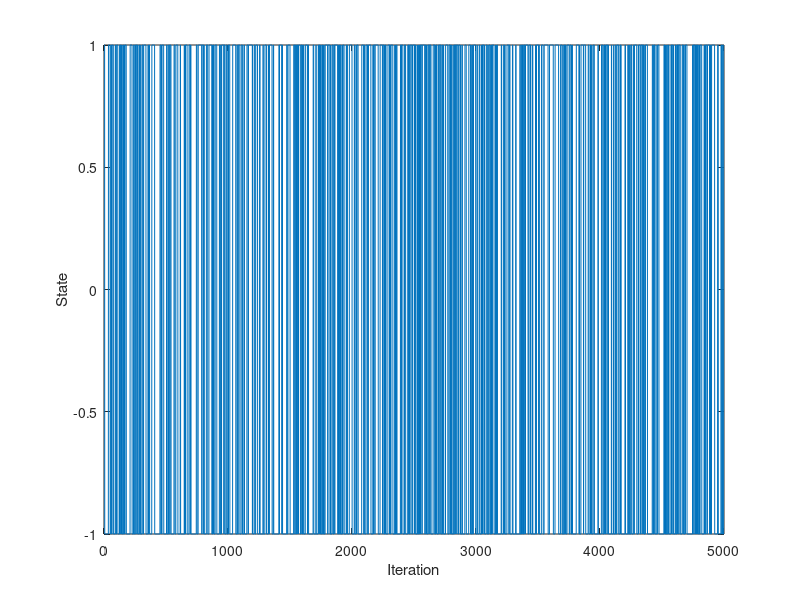

The MATLAB script that drew this image: (Note: this script raises an error after producing the figure.)
%
% Time series analysis
% Computer exercise 3  
%
%
clear; 
close all;
% addpath('functions', '/data')     % Add this line to update the path
addpath('../functions', '../data')     % Add this line to update the path (Hanna)

%% Prep 1 - Kalman

% The Kalman filter

% Simulate N samples of a process to test our code
N = 1000;
A_sim = [1 -1.79 0.84];
e = 0.1*randn(N,1);
y = filter(A_sim, 1, e); % y is our simulated data (tested via pzmap that we got the poles in the right places)

% Define the state space equations
A = eye(2);
Re = [1e-6 0; 0 1e-6]; % State covariance matrix (We suspect zero values for parameters that don't change over time)
Rw = 0; % Observation variance, we think 0 for simulated data

% Set some initial values
xt_t1 = [0 0]'; % Initial state values: m0, expected value of x1 (WE CHANGED FROM xtt_1)
Rxx_1 = 10 * eye(2); % Initial state variance: Var X1, large V0 --> small trust in initial values

% Vectors to store values in
Xsave = zeros(2,N); % Stored states: For an AR(2) we have two hidden states, a1 and a2
ehat = zeros(1,N); % Prediction residual
yt1 = zeros(1,N); % One step prediction
yt2 = zeros(1,N); % Two step prediction

% The filter uses data up to time t-1 to predict value at t, then update
% using the prediction error. We start from t = 3, because we don't have
% the y values for t-3. We also stop at N - 2 as we don't have the true
% y-values for e.g. N + 1. 

for t=3:N-2
    Ct = [-y(t-1) -y(t-2)]; % C_{t | t-1}
    yhat(t) = Ct * xt_t1; % y_t{t | t-1}
    ehat(t) = y(t) - yhat(t); % e_t = y_t - y_{t | t-1}

    % Update
    Ryy = Ct * Rxx_1 * Ct' + Rw; % R^{yy}_{t | t-1}
    Kt = Rxx_1 * Ct' / Ryy; % K_t = Rxx{t| t-1} * Ct' * Ryy{t | t-1}
    xt_t = xt_t1 + Kt*ehat(t); %x_{t | t}
    Rxx = Rxx_1 - Kt * Ct * Rxx_1; % R^{xx}_{t | t}

    % Predict the next state
    xt_t1 = A * xt_t; % x_{t+1 | t}, don't forget to add B and U if needed
    Rxx_1 = A * Rxx * A' + Re; % R^{xx}_{t+1 | t}

    Xsave(:,t) = xt_t;

end

%% Prep 2 - Markov chain
clc;
close all;

% Simulate u_t where u_t is a Markov chain

% Define transition probabilities
p11 = 7/8;
p22 = 7/8;
p12 = 1/8;
p21 = 1/8; 

% Set number of interations
n = 5000;

% Preallocate a vector to store the states of the chain
u = zeros(1,n);

%Initialize state of the chain
state = 1;

% Simulate the chain
for t = 1:n
    u(t) = state; 

    % Draw a random number 
    r = rand();

    % Given state 1, transition to state 1 with prob p11
    % Given state 1, transition to state 2 with prob p12
    if state == 1 && r < p11
        state = 1; 
    elseif state == 1 && r >= p11
        state = -1;

    % Given state 2, transition to state 1 with prob p21
    % Given state 2, transition to state 2 with prob p22
    elseif state == -1 && r < p21
        state = 1;
    elseif state == -1 && r >= p21
        state = -1;

    end
end

% Plot state of chain at each iteration
plot(u)
xlabel('Iteration')
ylabel('State')

%% 2.1.1 Recursive least squares

load tar2.dat %AR(2) with one time-dependent param and one constant

load thx.dat %The correct parameter trajectories

figure(1);
subplot(211);
plot(tar2)
subplot(212);
plot(thx);


%% 2.1.2 Recursive estimation of A(z)
clc; 
close all; 


X = recursiveAR(2); %Already implemented algorithm recursive AR
X.ForgettingFactor = 1; %Setting values for parts of the algo, lambda here
X.InitialA = [1 0 0]; %Initial values of A here

for kk=1:length(tar2)
    [Aest(kk,:), yhat(kk)] = step(X, tar2(kk));
end

%Testing different values for lamdba and plotting the result -- lambda 0.9
%seems to be the best, but very volatile estimate. 

%Question: Why do we get a lower value with lambda 1 than what we should
%expect? 
figure(1);
subplot(211);
plot(Aest(:,2:3))
subplot(212);
plot(thx);

%% 2.1.3 Finding optimal lambda via least squares
clc; 
close all;

n = 100;
lambda_line = linspace(0.85,1,n); %Creating a row vector of n different lambdas between 0.85 and 1
ls2 = zeros(n,1); %Initial ls estimator
yhat = zeros(n,1); %Storage for yhat

for i = 1:length(lambda_line) %Re-run the algorithm for all different lambda estimates
    reset(X);
    X.ForgettingFactor = lambda_line(i);
    X.InitialA = [1 0 0];
    for kk = 1:length(tar2)
        [~, yhat(kk)] = step(X,tar2(kk)); 
    end
    ls2(i) = sum((tar2-yhat).^2); %Saving the least square term for each lambda

end

plot(lambda_line,ls2) %The best lambda will have the lowest ls2 value
[minls2, minindex] = min(ls2);
minlambda = lambda_line(minindex)

%% 2.2 Kalman filtering of time series
clc; 
close all;

% The Kalman filter
N = length(tar2);
y = tar2;

% Define the state space equations
A = eye(2);
Re = [0.004 0; 0 0]; % State covariance matrix (zero values for parameters that don't change over time)
Rw = 1.25; % Observation variance, we think 0 for simulated data

% Set some initial values
xt_t1 = [0 0]'; % Initial state values: m0, expected value of x1 (WE CHANGED FROM xtt_1)
Rxx_1 = 10 * eye(2); % Initial state variance: Var X1, large V0 --> small trust in initial values

% Vectors to store values in
Xsave = zeros(2,N); % Stored states: For an AR(2) we have two hidden states, a1 and a2
ehat = zeros(1,N); % Prediction residual
yt1 = zeros(1,N); % One step prediction
yt2 = zeros(1,N); % Two step prediction

% The filter uses data up to time t-1 to predict value at t, then update
% using the prediction error. We start from t = 3, because we don't have
% the y values for t-3. We also stop at N - 2 as we don't have the true
% y-values for e.g. N + 1. 

for t=3:N %Note that we're not using N-2 here. Why? 
    Ct = [-y(t-1) -y(t-2)]; % C_{t | t-1}
    yhat(t) = Ct * xt_t1; % y_t{t | t-1}
    ehat(t) = y(t) - yhat(t); % e_t = y_t - y_{t | t-1}

    % Update
    Ryy = Ct * Rxx_1 * Ct' + Rw; % R^{yy}_{t | t-1}
    Kt = Rxx_1 * Ct' / Ryy; % K_t = Rxx{t| t-1} * Ct' * Ryy{t | t-1}
    xt_t = xt_t1 + Kt*ehat(t); %x_{t | t}
    Rxx = Rxx_1 - Kt * Ct * Rxx_1; % R^{xx}_{t | t}

    % Predict the next state
    xt_t1 = A * xt_t; % x_{t+1 | t}, don't forget to add B and U if needed
    Rxx_1 = A * Rxx * A' + Re; % R^{xx}_{t+1 | t}

    Xsave(:,t) = xt_t;

end

figure(1);
subplot(211);
plot(Xsave')
subplot(212);
plot(thx);

%% 2.3 Using Kalman filter for 2-step prediction
close all;

% Simulating data
rng(0);
N = 10000;
ee = 0.1*randn(N,1);
A0 = [1 -0.8 0.2];
y = filter(1, A0, ee);

% Define the state space equations.
A = eye(2);
Re = [1e-7 0; 0 1e-7];
Rw = 0.1; %We got a better predictions with Rw = 1 and 10. 

% Set some initial values
xt_t1 = [0 0]'; % Initial state values: m0, expected value of x1 (WE CHANGED FROM xtt_1)
Rxx_1 = 10 * eye(2); % Initial state variance: Var X1, large V0 --> small trust in initial values

% Vectors to store values in
Xsave = zeros(2,N); % Stored states: For an AR(2) we have two hidden states, a1 and a2
ehat = zeros(1,N); % Prediction residual
yt1 = zeros(1,N); % One step prediction
yt2 = zeros(1,N); % Two step prediction

% The filter uses data up to time t-1 to predict value at t, then update
% using the prediction error. We start from t = 3, because we don't have
% the y values for t-3. We also stop at N - 2 as we don't have the true
% y-values for e.g. N + 1. 

for t=3:N-2 %Why N-2 and not -1?
    Ct = [-y(t-1) -y(t-2)]; % C_{t | t-1}
    yhat(t) = Ct * xt_t1; % y_t{t | t-1}
    ehat(t) = y(t) - yhat(t); % e_t = y_t - y_{t | t-1}

    % Update
    Ryy = Ct * Rxx_1 * Ct' + Rw; % R^{yy}_{t | t-1}
    Kt = Rxx_1 * Ct' / Ryy; % K_t = Rxx{t| t-1} * Ct' * Ryy{t | t-1}
    xt_t = xt_t1 + Kt*ehat(t); %x_{t | t}
    Rxx = Rxx_1 - Kt * Ct * Rxx_1; % R^{xx}_{t | t}

    % Predict the next state
    xt_t1 = A * xt_t; % x_{t+1 | t}, don't forget to add B and U if needed
    Rxx_1 = A * Rxx * A' + Re; % R^{xx}_{t+1 | t}

    % Form 2-step prediction
    Ct1 = [-y(t) -y(t-1)]; % C_{t+1 | t}
    yt1(t+1) = Ct1 * xt_t; % y_{t+1 | t} = C_{t+1|t} x_{t|t}, %this holds as 
    % x_t is assumed to be constant over time, 
    % i.e. the parameters are not changing in this case

    Ct2 = [-yt1(t+1) -y(t)]; %C_{t+2 | t} %Why does this work - having yt1 here?
    yt2(t+2) = Ct2 * xt_t; % y_{t+2|t} = C_{t+2|t} x_{t|t}
    
    Xsave(:,t) = xt_t;

end

figure(1)
plot(y(end-100-2:end-2))
hold on
plot(yt1(end-100-1:end-1),'g')
plot(yt2(end-100:end),'r')
hold off
legend('y', 'k=1', 'k=2')

figure(2)
plot(Xsave')

%Compute sum of ehat for last 200 samples, why not all? 
sum(ehat(end-200:end))
ehat1 = y(2:end)' - yt1(1:end-1);
ehat2 = y(3:end)' - yt2(1:end-2);
ehat1_sumsq = sum(ehat1(end-200:end).^2)
ehat2_sumsq = sum(ehat2(end-200:end).^2)

%% 2.4 Quality control of a process - simulate the process

% Initial values
b = 20;
sigma2e = 1;
sigma2v = 4;
N = 5000;
rng(0);

% Simulate x as an AR(1)
e = sqrt(sigma2e)*randn(N,1);
A = [1 -1];
x = filter(1, A, e);

% Simulate y = x + bu + v
v = sqrt(sigma2v)*randn(N,1);
y = zeros(N,1);

for t = 1:N
    y(t) = x(t) + b*u(t) + v(t);
end

%% 2.4 Continued, find x and b

% Define the state space equations.
A = eye(2);
Re = [1e-2 0; 0 1e-2];
Rw = 1; 

% Set some initial values
xt_t1 = [0 15]'; % Initial state values
Rxx_1 = 10 * eye(2); % Initial state variance: Var X1, large V0 --> small trust in initial values

% Vectors to store values in
Xsave = zeros(2,N); % Stored states: For an AR(2) we have two hidden states, a1 and a2
ehat = zeros(1,N); % Prediction residual

for t=2:N
    Ct = [1 u(t)]; % C_{t | t-1}
    yhat(t) = Ct * xt_t1; % y_t{t | t-1} SHOULD WE INCORPORATE Vt?
    ehat(t) = y(t) - yhat(t); % e_t = y_t - y_{t | t-1}

    % Update
    Ryy = Ct * Rxx_1 * Ct' + Rw; % R^{yy}_{t | t-1}
    Kt = Rxx_1 * Ct' / Ryy; % K_t = Rxx{t| t-1} * Ct' * Ryy{t | t-1}
    xt_t = xt_t1 + Kt*ehat(t); %x_{t | t}
    Rxx = Rxx_1 - Kt * Ct * Rxx_1; % R^{xx}_{t | t}

    % Predict the next state
    xt_t1 = A * xt_t; % x_{t+1 | t}, don't forget to add B and U if needed
    Rxx_1 = A * Rxx * A' + Re; % R^{xx}_{t+1 | t}
    
    Xsave(:,t) = xt_t;

end

figure(1);
subplot(211);
plot(Xsave')
subplot(212);
plot(x);
yline(b);

%% 2.5.1 Recursive temperature modelling - Plot the data
close all;
clc;
clear;

load svedala94.mat

% Plot the data
figure(1)
y = svedala94;
T = linspace(datenum(1994,1,1),datenum(1994,12,31), length(svedala94)); % Get months on x-axis
plot(T,y);
datetick('x');
title('Raw data')

%% 2.5.1 Recursive temperature modelling - Differentiate

% Remove seasonality
D = [1 zeros(1,5) -1];
y_d = filter(D, 1, y); % Differentiate temperature with nabla 6
y_d = y_d(length(D):end); % Remove initial samples
T = linspace(datenum(1994,1,1),datenum(1994,12,31),length(y_d)); % Get months for x-axis

%Plot the data
figure(2)
plot(T,y_d)
datetick('x');
title('Differentiated data')

%% 2.5.2 Recursive temperature modelling - Fit ARMA
